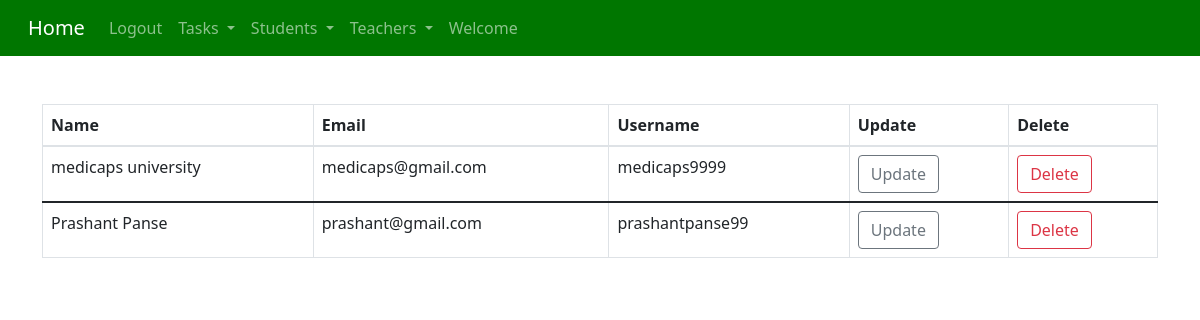
The page /teacher_list (signed in) on the database its author committed.
### classroom/models.py (models this page shows)
class User(AbstractUser):
    is_student = models.BooleanField(default=False)
    is_teacher = models.BooleanField(default=False)
    is_admin = models.BooleanField(default=False)
    standard = models.ForeignKey(Standard,null=TRUE, on_delete=models.SET_NULL)

### classroom/views.py (the view)
# urls.py: path('teacher_list', views.teacher_list, name="teacher-list"),
def teacher_list(request):
    teacher_list = User.objects.all()
    return render(request, 'teacher_list.html', {'teacher_list':teacher_list})

### classroom/templates/teacher_list.html (shortened to what this page needs)
{% extends 'base.html' %}
{% block content %}
{% if user.is_authenticated %}
{% if user.is_admin %}
<table class="table table-bordered">
    <thead>
      <tr>
        <th scope="col">Name</th>
        <th scope="col">Email</th>
        <th scope="col">Username</th>
        <th scope="col">Update</th>
        <th scope="col">Delete</th>
      </tr>
    </thead>
{% for i in teacher_list %}
{% if i.is_teacher == True  %}
    <tbody>
      <tr>
        <td>{{i.first_name}} {{i.last_name}}</td>
        <td>{{i.email}}</td>
        <td>{{i}}</td>
        <td><a href= "{% url 'update-teacher' i.id %}" class="btn btn-outline-secondary">Update</a></td>
        <td><a href="{% url 'delete-student' i.id %}" class="btn btn-outline-danger">Delete</a></td>
      </tr>
    </tbody>
{% endif %}
{% endfor %}
</table>
{% endif %}
{% endif %}
{% endblock %}

### rows shown on the page
User: first_name "medicaps", last_name "university", email "medicaps@gmail.com", username "medicaps9999"
User: first_name "Prashant", last_name "Panse", email "prashant@gmail.com", username "prashantpanse99"
